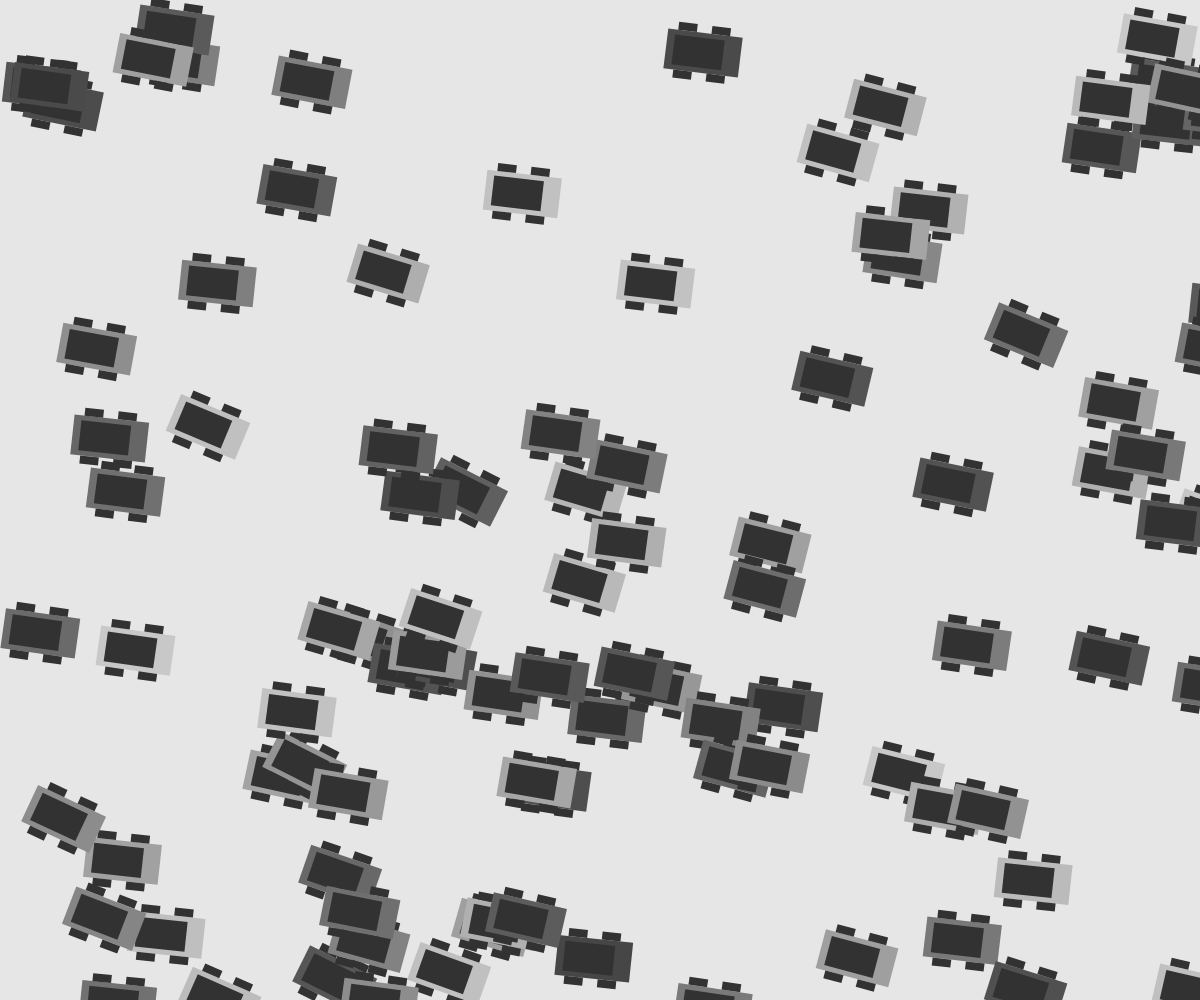
Frame 1 (no input)
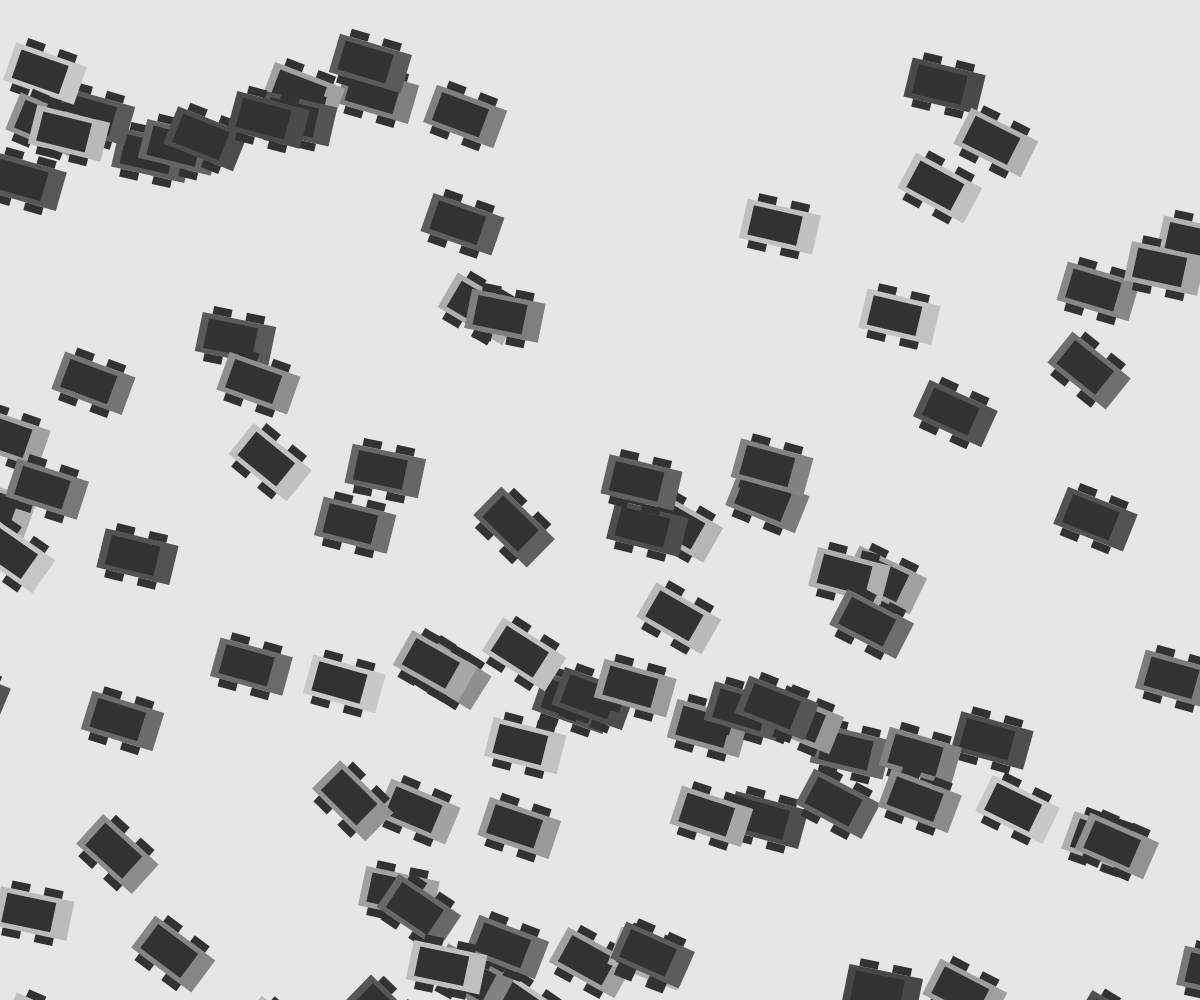
Frame 60 (no input)
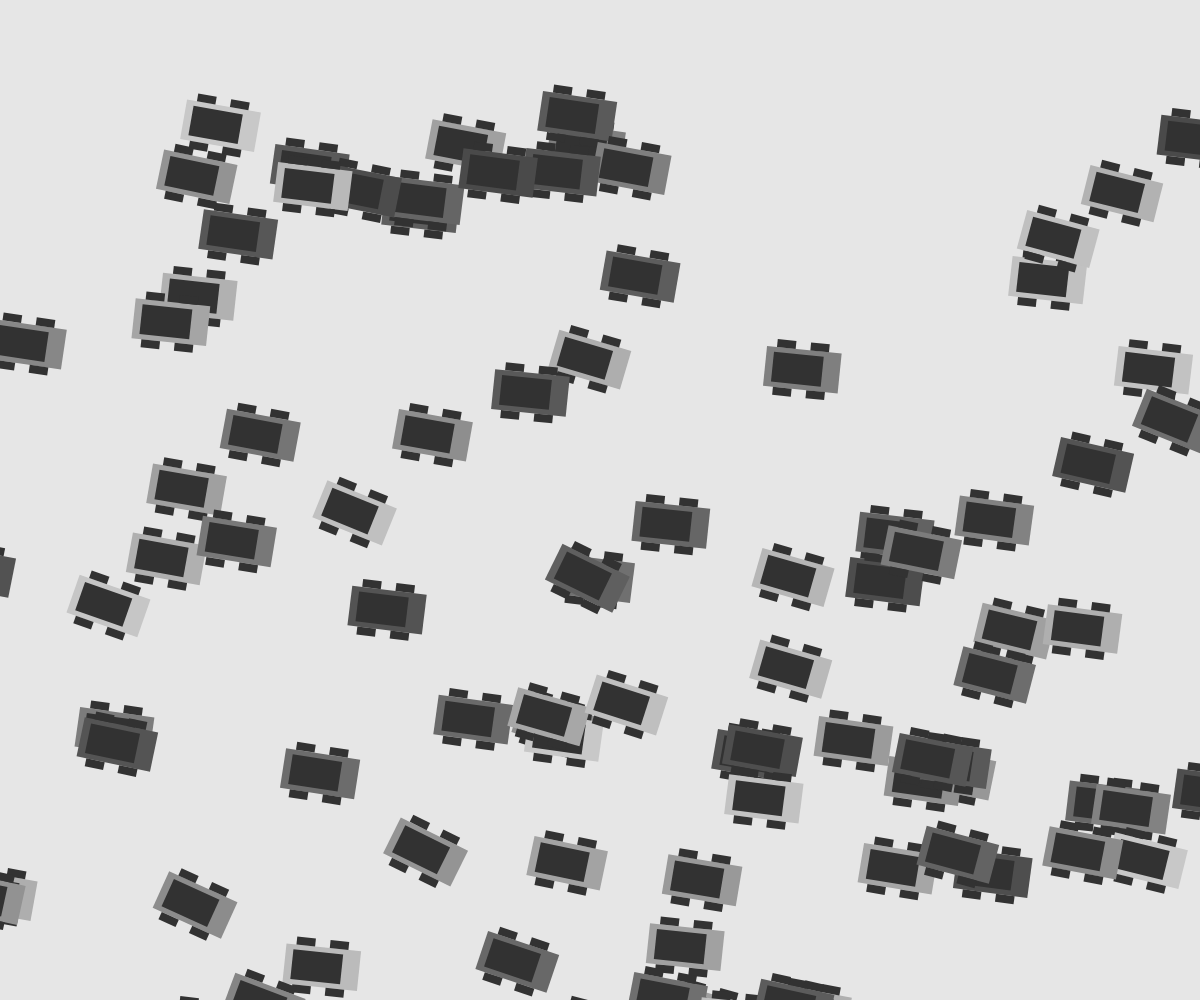
Frame 120 (the mouse pressed at the canvas centre since frame 60)

The p5.js sketch that drew these frames (run headless with seeded random() and noise() and a simulated clock; from frame 60 on, the mouse is pressed at the canvas centre):

// p5.js sketch
// ── sketch.js
let car1;
let car2;
let car3;
let cars = []

function setup() {
	createCanvas(windowWidth, windowHeight);

		for (let i = 0; i < 100; i++) {
			let newColor = color(random(70,200));
			cars[i] = new Car(random(width),random(height),newColor,random(1,5));
		}
}

function draw() {

    stroke(0);
    noFill();

	background(230);
	for (let i = 0; i<cars.length; i++) {
		cars[i].display();
	}	
}
// ── car.js
class Car {
    constructor(x, y, color, speed) {
        this.x = x;
        this.y = y;
        this.speed = speed;
        this.color = color;
        this.w = 75;
        this.h = 40;
    }
    update() {
        this.x += this.speed;
        this.y += sin(radians((frameCount)));
        
        if (this.x > width) {
            this.x = 0 - this.w;
        }
        
        if (this.x < 0 - this.w) {
            this.x = width + this.w;
        }
    }
    display() {
        this.update();

        push();

            noStroke();
            fill(this.color);
            translate(this.x, this.y);

            let angle = atan2(cos(radians(frameCount - 60))*(1/this.speed), 1);
            rotate(angle);

            rect(0, 0, this.w, this.h);

            fill(50); 
            rect(10, 40, this.w / 4, this.h / 5);
            rect(10, -8, this.w / 4, this.h / 5);
            rect(43.5, -8, this.w / 4, this.h / 5);
            rect(43.5, 40, this.w / 4, this.h / 5);

            fill(this.color - 20);
            rect(7.5, 5, this.w - 25, this.h - 10);
        pop();
    }
}
